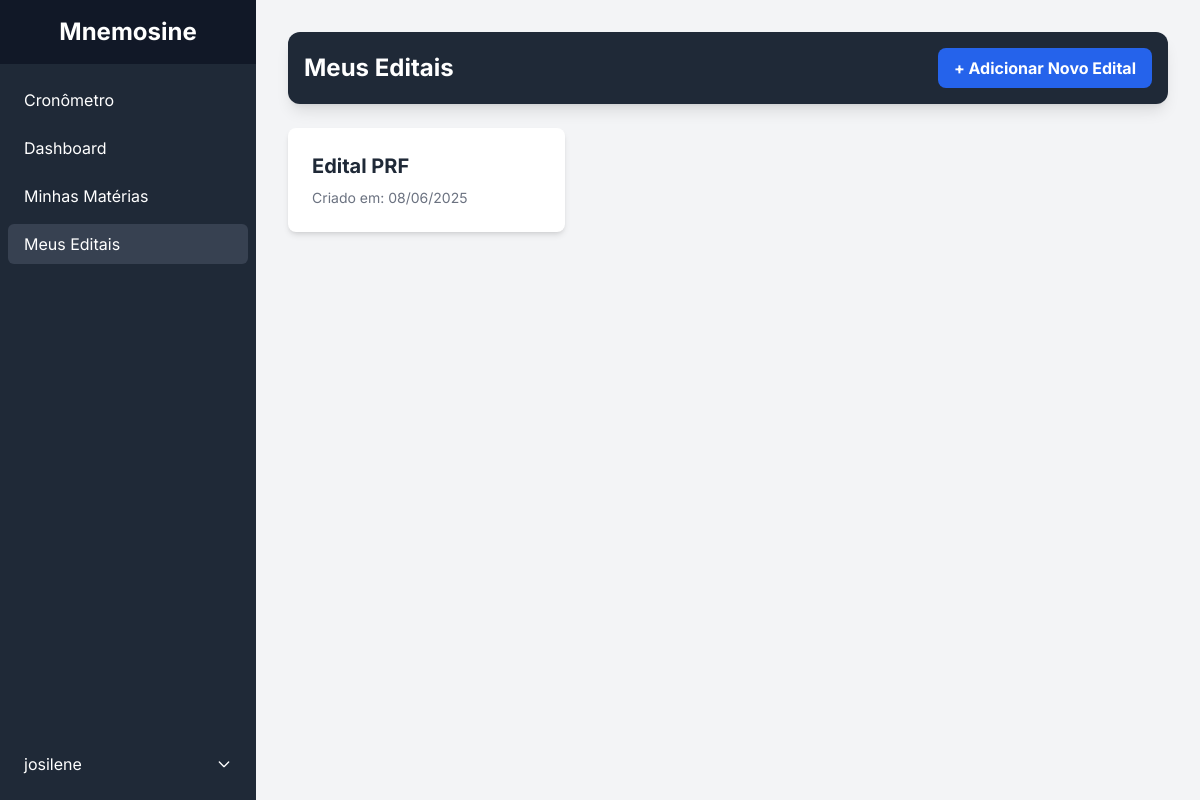
The app's page /edital/ (signed in), older data.
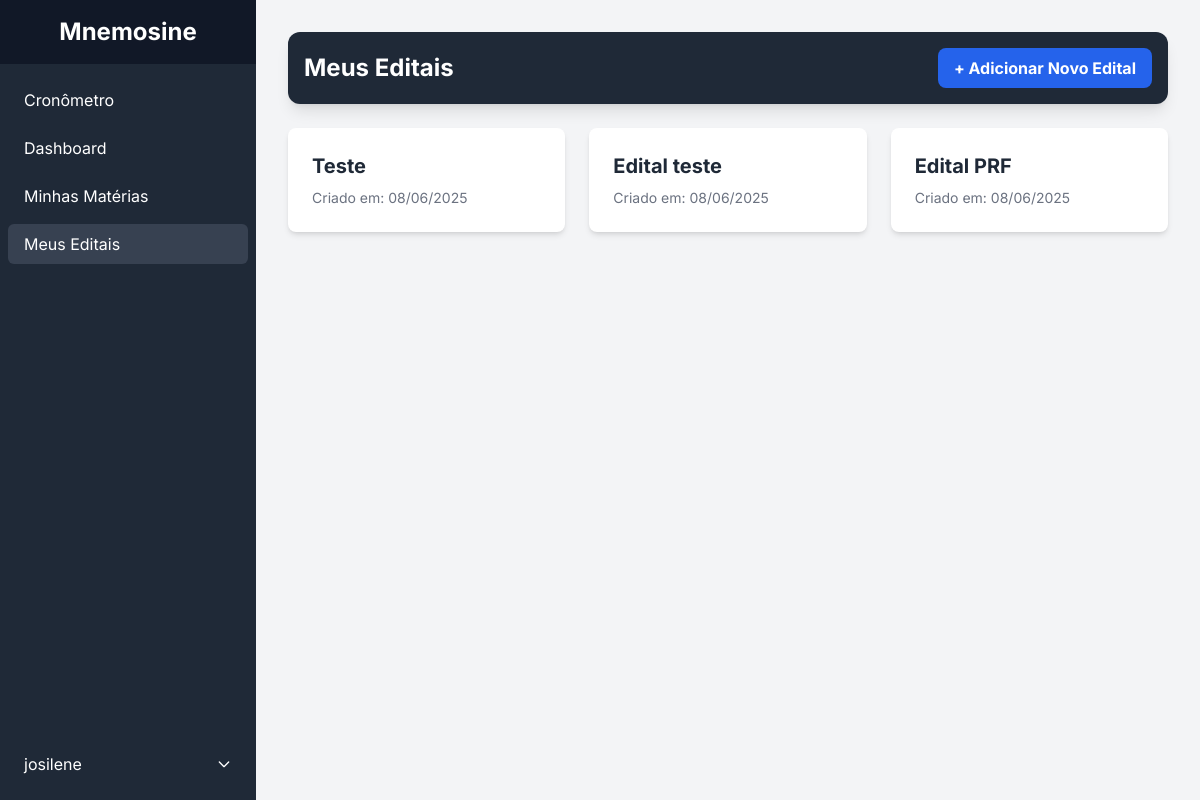
The same page, newer data.
### edital/models.py (models this page shows, shortened)
class Edital(models.Model):
    usuario = models.ForeignKey(User, on_delete=models.CASCADE, related_name='editais')
    nome = models.CharField(max_length=200)
    conteudo_bruto = models.TextField(help_text="O texto completo colado pelo usuário para referência.")
    criado_em = models.DateTimeField(auto_now_add=True)

### edital/views.py (the view)
# urls.py: path('', views.edital_list_view, name='edital_list'),
@login_required
def edital_list_view(request):
    editais = Edital.objects.filter(usuario=request.user).order_by('-criado_em')
    return render(request, 'edital/edital_list.html', {'editais': editais})

### edital/templates/edital/edital_list.html (shortened to what this page needs)
{% extends 'dashboard/base.html' %}
{% load static %}
{% block content %}
<div class="p-4 sm:p-6 md:p-8">
    <header class="bg-gray-800 text-white p-4 rounded-xl flex justify-between items-center shadow-lg mb-6">
        <h1 class="text-2xl font-bold">Meus Editais</h1>
        <button id="add-new-edital-btn" class="bg-blue-600 hover:bg-blue-500 font-bold py-2 px-4 rounded-lg transition-colors flex items-center">
            + Adicionar Novo Edital
        </button>
    </header>
    <main id="edital-list-container" class="grid grid-cols-1 md:grid-cols-2 lg:grid-cols-3 gap-6">
        {% for edital in editais %}
        <a href="{% url 'edital:edital_detail' edital.id %}" class="bg-white p-6 rounded-lg shadow-md cursor-pointer hover:shadow-xl hover:scale-105 transition-all">
            <h3 class="text-xl font-bold text-gray-800">{{ edital.nome }}</h3>
            <p class="text-sm text-gray-500 mt-2">Criado em: {{ edital.criado_em|date:"d/m/Y" }}</p>
        </a>
        {% empty %}
        <div class="col-span-full text-center py-10 bg-white rounded-lg shadow-md">
            <p class="text-gray-500">Nenhum edital encontrado.</p>
            <p class="text-gray-500 mt-1">Clique em "Adicionar Novo Edital" para criar o seu primeiro!</p>
        </div>
        {% endfor %}
    </main>
</div>
{% endblock %}

Row changes from the older to the newer data that the page shows:
added Edital: nome "Teste", criado_em "08/06/2025"
added Edital: nome "Edital teste", criado_em "08/06/2025"
